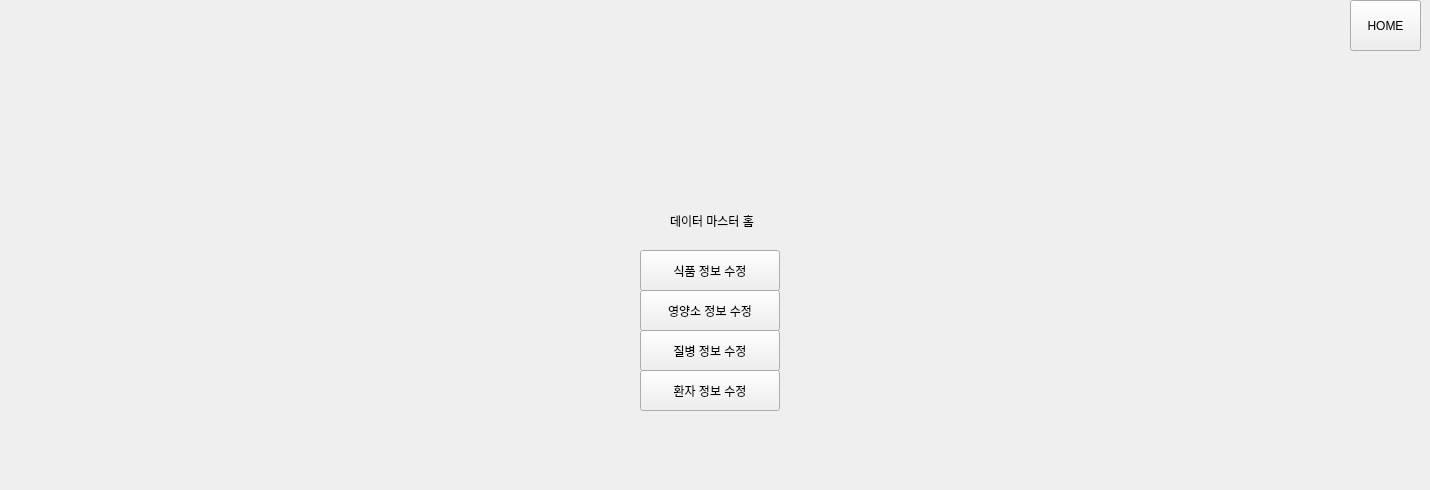
      <widget class="QWidget" name="page_data_home_12">
       <widget class="QWidget" name="widget_3" native="true">
        <property name="geometry">
         <rect>
          <x>560</x>
          <y>170</y>
          <width>301</width>
          <height>311</height>
         </rect>
        </property>
        <widget class="QPushButton" name="btn_edit_ingredients_data_12">
         <property name="geometry">
          <rect>
           <x>80</x>
           <y>80</y>
           <width>140</width>
           <height>41</height>
          </rect>
         </property>
         <property name="text">
          <string>식품 정보 수정</string>
         </property>
        </widget>
        <widget class="QPushButton" name="btn_edit_nutrients_data_12">
         <property name="geometry">
          <rect>
           <x>80</x>
           <y>120</y>
           <width>140</width>
           <height>41</height>
          </rect>
         </property>
         <property name="text">
          <string>영양소 정보 수정</string>
         </property>
        </widget>
        <widget class="QPushButton" name="btn_edit_diseases_data_12">
         <property name="geometry">
          <rect>
           <x>80</x>
           <y>160</y>
           <width>140</width>
           <height>41</height>
          </rect>
         </property>
         <property name="text">
          <string>질병 정보 수정</string>
         </property>
        </widget>
        <widget class="QLabel" name="label_88">
         <property name="geometry">
          <rect>
           <x>110</x>
           <y>30</y>
           <width>101</width>
           <height>41</height>
          </rect>
         </property>
         <property name="text">
          <string>데이터 마스터 홈</string>
         </property>
        </widget>
        <widget class="QPushButton" name="btn_edit_patients_data_12">
         <property name="geometry">
          <rect>
           <x>80</x>
           <y>200</y>
           <width>140</width>
           <height>41</height>
          </rect>
         </property>
         <property name="text">
          <string>환자 정보 수정</string>
         </property>
        </widget>
       </widget>
       <widget class="QPushButton" name="btn_home_12">
        <property name="geometry">
         <rect>
          <x>1350</x>
          <y>0</y>
          <width>71</width>
          <height>51</height>
         </rect>
        </property>
        <property name="text">
         <string>HOME</string>
        </property>
       </widget>
      </widget>
